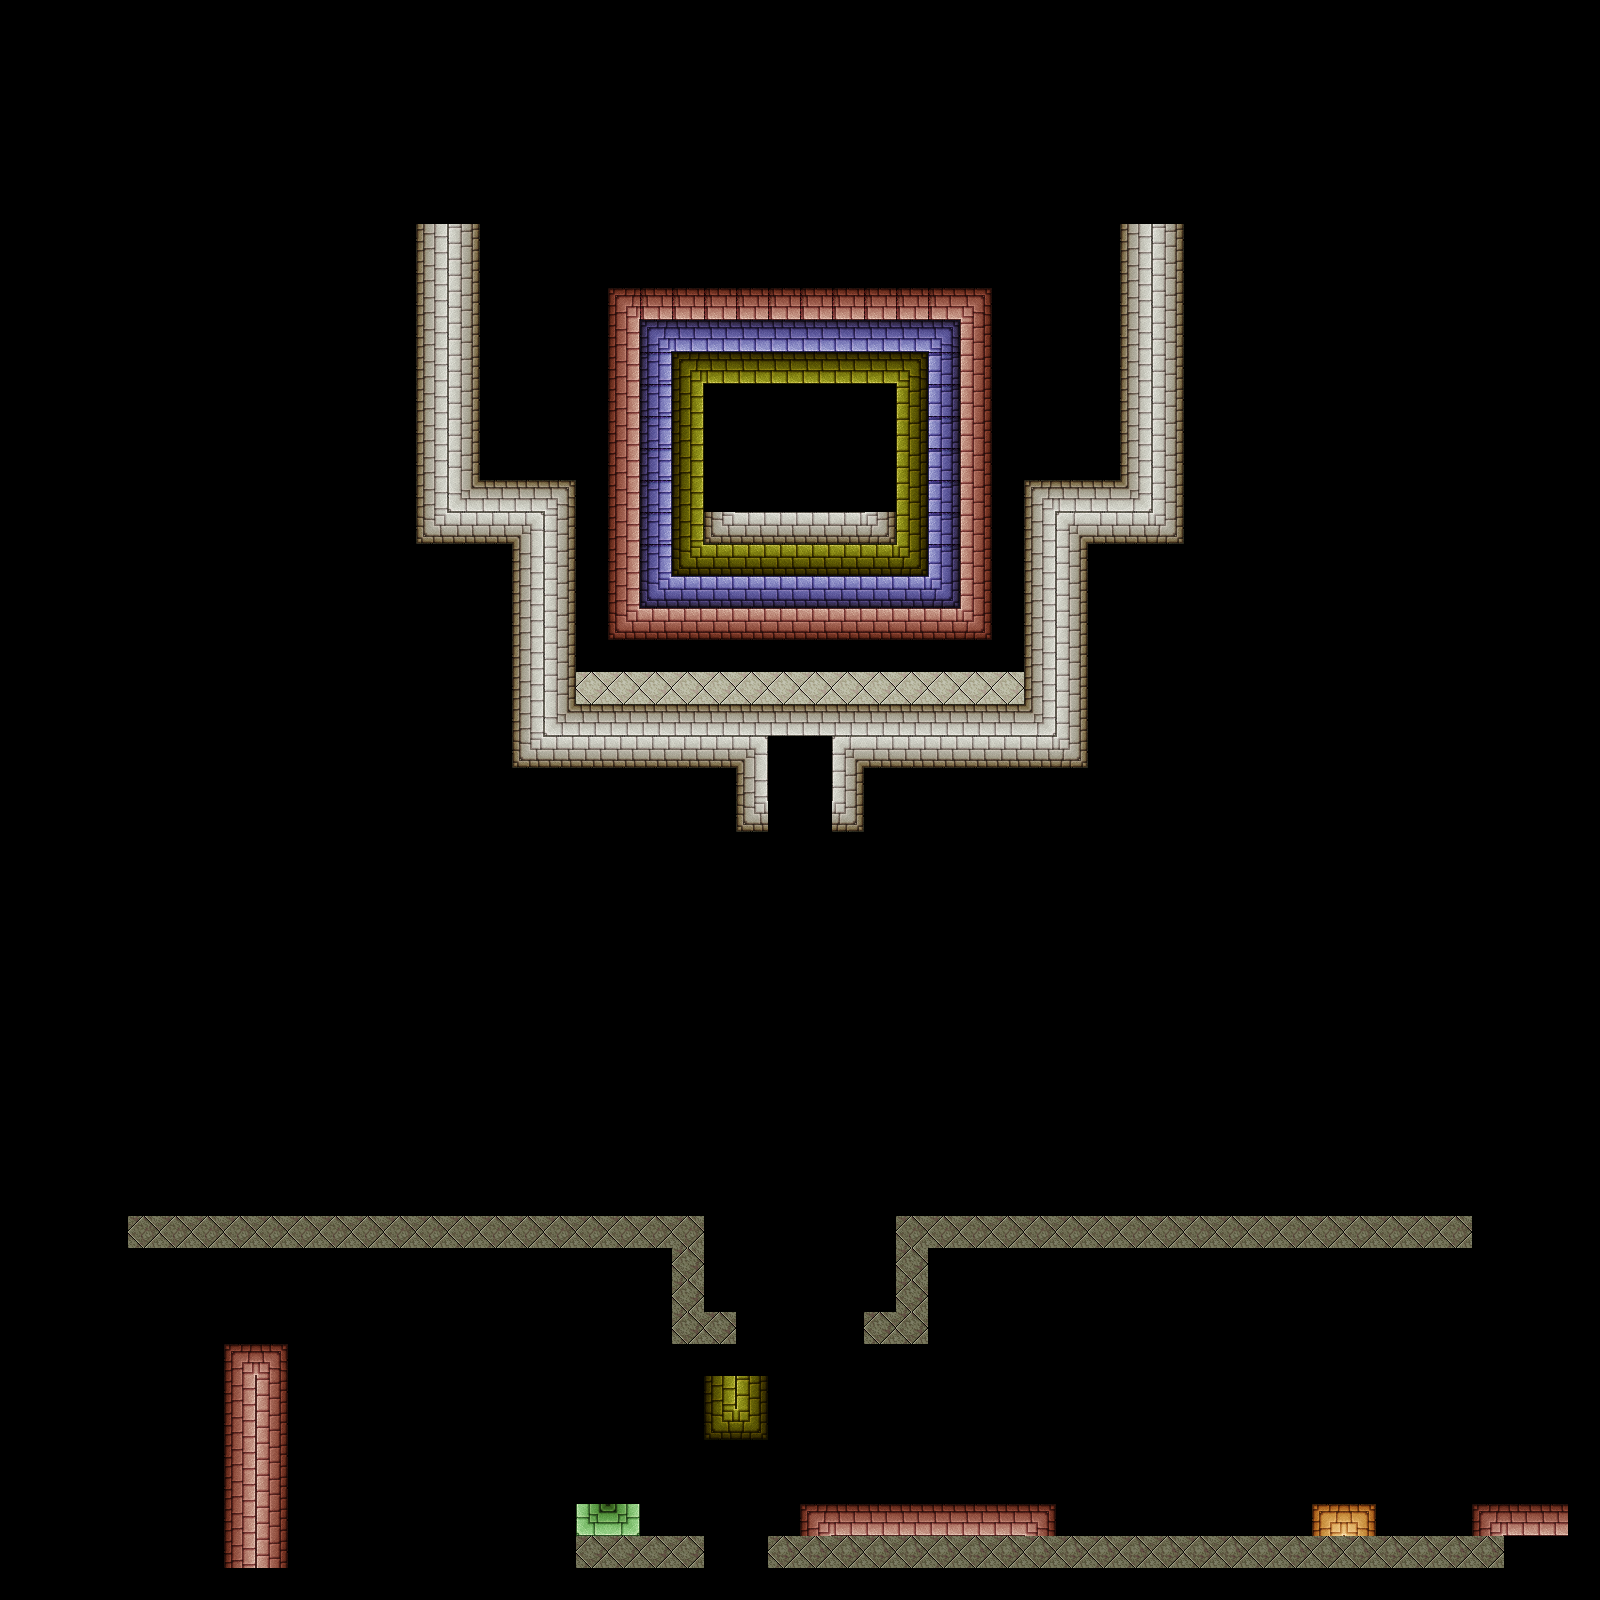

Rendered tile map (Tiled .tmx) drawn with the repository's tilesets; below, a short description and the map source with its tile grids summarised:
An orthogonal 50x50 tile map with 32x32 px tiles, 10 tile layers (static, red, yellow, blue, ...), 3 tilesets and 17 objects (2x teleporter, 2x 1, 2x 2, 2x moving, bouncing, ...).

<map version="1.0" orientation="orthogonal" renderorder="right-down" width="50" height="50" tilewidth="32" tileheight="32" nextobjectid="21">
 <properties>
  <property name="bronze" value="1000" />
  <property name="deaths" value="5" />
  <property name="gold" value="5000" />
  <property name="index" value="7" />
  <property name="silver" value="2000" />
  <property name="time" value="60" />
 </properties>
 <tileset firstgid="1" name="walls1_0" tilewidth="32" tileheight="32">
  <image source="walls1_0.png" width="448" height="512" />
 </tileset>
 <tileset firstgid="225" name="static1" tilewidth="32" tileheight="32">
  <image source="static1.png" width="192" height="224" />
 </tileset>
 <tileset firstgid="267" name="black" tilewidth="32" tileheight="32">
  <image source="../black.png" width="32" height="32" />
 </tileset>
 <layer name="static" width="50" height="50">
  <data>[2500 cells, 364 non-empty, 1 distinct tile ids]</data>
 </layer>
 <layer name="red" width="50" height="50">
  <data>[2500 cells, 56 non-empty, 8 distinct tile ids]</data>
 </layer>
 <layer name="yellow" width="50" height="50">
  <data>[2500 cells, 30 non-empty, 8 distinct tile ids]</data>
 </layer>
 <layer name="blue" width="50" height="50">
  <data>[2500 cells, 34 non-empty, 8 distinct tile ids]</data>
 </layer>
 <layer name="black_deactivated" width="50" height="50">
  <data>[2500 cells, 6 non-empty, 3 distinct tile ids]</data>
 </layer>
 <layer name="black" width="50" height="50">
  <data>[2500 cells, 110 non-empty, 12 distinct tile ids]</data>
 </layer>
 <layer name="deadly" width="50" height="50">
  <data>[2500 cells, 85 non-empty, 4 distinct tile ids]</data>
 </layer>
 <objectgroup name="teleporter">
  <object id="1" name="teleporter" x="768" y="416" width="64" height="96">
   <properties>
    <property name="destination" value="1" />
   </properties>
  </object>
  <object id="2" name="1" x="768" y="960" width="64" height="32" />
  <object id="9" name="teleporter" x="768" y="1248" width="64" height="96">
   <properties>
    <property name="destination" value="2" />
   </properties>
  </object>
  <object id="10" name="2" x="64" y="1536" width="32" height="32" />
 </objectgroup>
 <objectgroup name="moving">
  <object id="4" name="moving" x="192" y="1088" width="128" height="32">
   <properties>
    <property name="destinations" value="2" />
   </properties>
  </object>
  <object id="6" name="moving" x="1280" y="1152" width="128" height="32">
   <properties>
    <property name="destinations" value="1" />
   </properties>
  </object>
  <object id="7" name="2" x="1280" y="1088" width="32" height="32" />
  <object id="8" name="1" x="192" y="1152" width="32" height="32" />
 </objectgroup>
 <objectgroup name="falling">
  <object id="11" x="352" y="1312" width="160" height="32">
   <properties>
    <property name="falling" value="true" />
   </properties>
  </object>
  <object id="12" x="992" y="1312" width="256" height="32">
   <properties>
    <property name="falling" value="true" />
   </properties>
  </object>
 </objectgroup>
 <layer name="green_deactivated" width="50" height="50">
  <data>[2500 cells, 2 non-empty, 2 distinct tile ids]</data>
 </layer>
 <layer name="red_deactivated" width="50" height="50">
  <data>[2500 cells, 11 non-empty, 3 distinct tile ids]</data>
 </layer>
 <layer name="orange_deactivated" width="50" height="50">
  <data>[2500 cells, 2 non-empty, 2 distinct tile ids]</data>
 </layer>
 <objectgroup name="notice">
  <properties>
   <property name="index" value="3" />
  </properties>
  <object id="15" x="1056" y="416" width="64" height="64">
   <properties>
    <property name="index" value="0" />
   </properties>
  </object>
  <object id="16" x="128" y="1504" width="64" height="64">
   <properties>
    <property name="index" value="1" />
   </properties>
  </object>
  <object id="17" x="832" y="1440" width="64" height="64">
   <properties>
    <property name="index" value="2" />
   </properties>
  </object>
  <object id="20" x="416" y="1504" width="64" height="64">
   <properties>
    <property name="index" value="3" />
   </properties>
  </object>
 </objectgroup>
 <objectgroup name="bouncing">
  <properties>
   <property name="activated" value="false" />
   <property name="color" value="green" />
  </properties>
  <object id="14" name="bouncing" x="576" y="1504" width="64" height="32">
   <properties>
    <property name="activated" value="false" />
    <property name="color" value="green" />
   </properties>
  </object>
 </objectgroup>
 <objectgroup name="exit">
  <properties>
   <property name="next" value="8" />
  </properties>
  <object id="18" x="1504" y="1440" width="64" height="64">
   <properties>
    <property name="next" value="8" />
   </properties>
  </object>
 </objectgroup>
 <objectgroup name="character">
  <object id="19" name="character" x="768" y="96" width="32" height="32" />
 </objectgroup>
</map>
